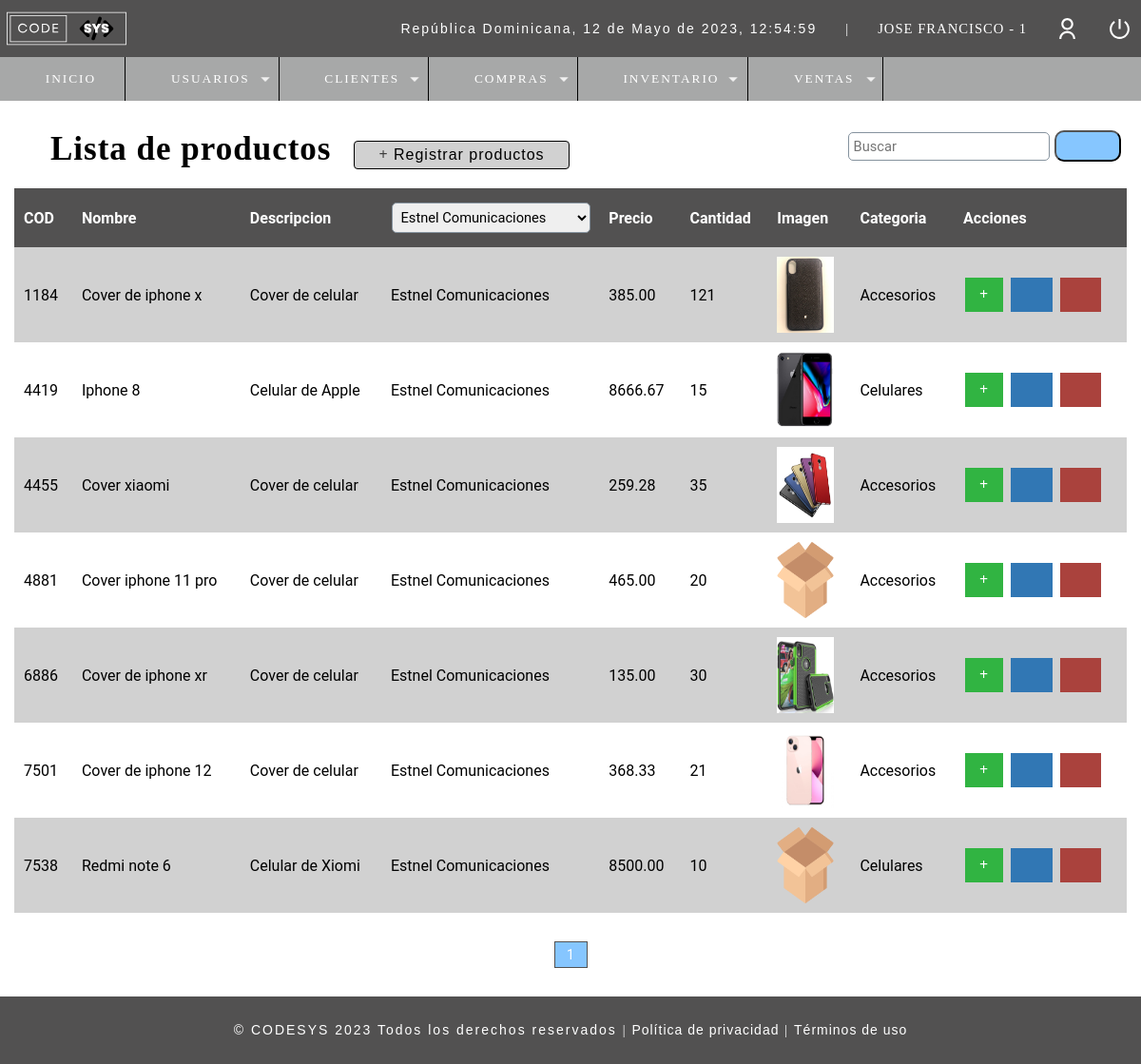
The app's page /buscar_productos.php?proveedor=2 (signed in), older data.
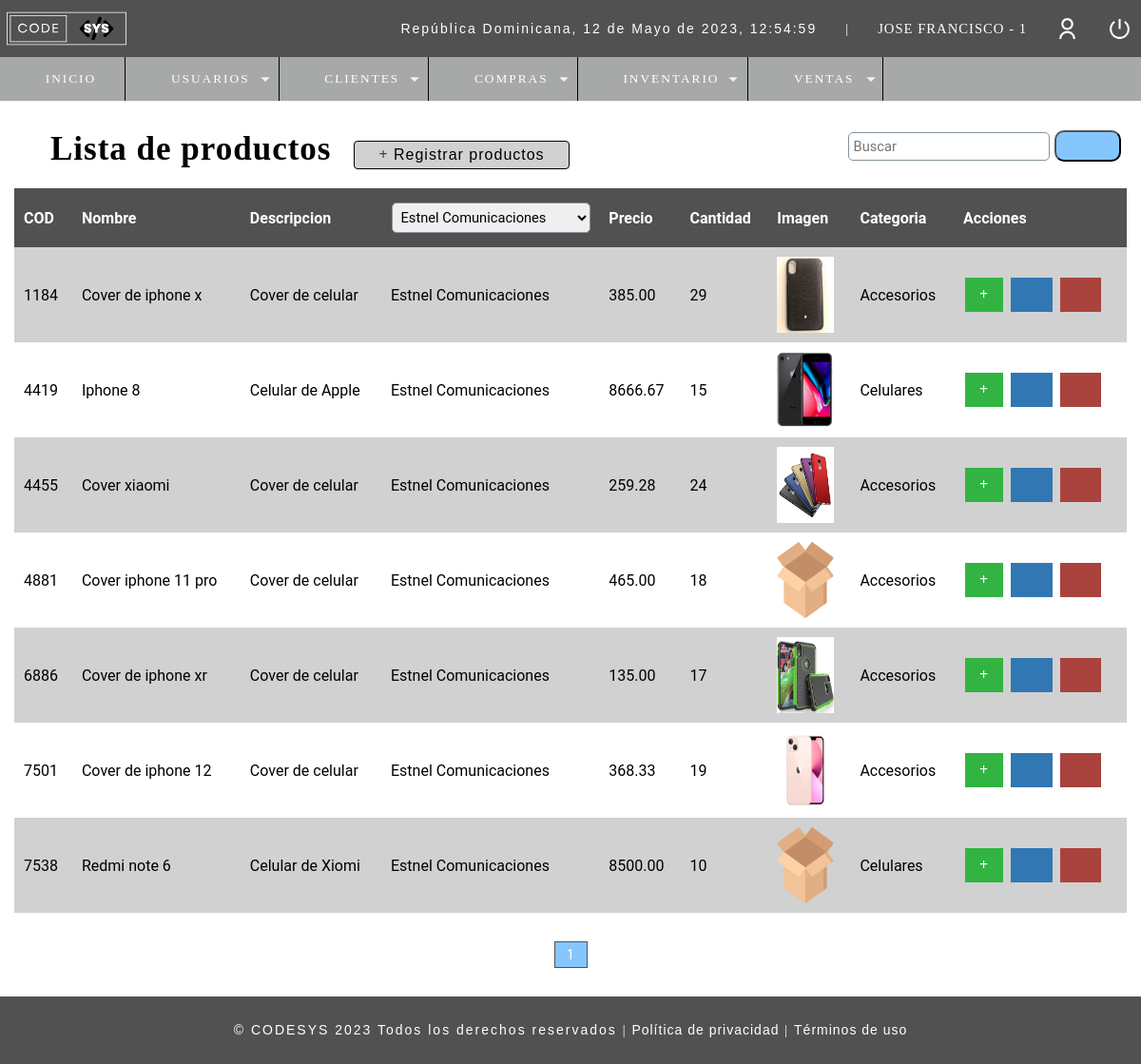
The same page, newer data.
### tables this page shows
CREATE TABLE `t_producto` (
  `Cod_Producto` int(11) NOT NULL,
  `Nombre` varchar(50) NOT NULL,
  `Descripcion` varchar(100) DEFAULT NULL,
  `Proveedor` int(11) DEFAULT NULL,
  `Precio_Unitario` decimal(10,2) DEFAULT NULL,
  `Cantidad` int(11) DEFAULT NULL,
  `Fecha_Registro` datetime NOT NULL DEFAULT current_timestamp(),
  `Costo` decimal(50,0) NOT NULL,
  `Imagen` text DEFAULT NULL,
  `ID_Usuario` int(11) NOT NULL,
  `ID_Estado` int(11) NOT NULL,
  `ID_Categoria` int(11) NOT NULL
);

CREATE TABLE `t_proveedor` (
  `ID_Proveedor` int(11) NOT NULL,
  `Proveedor` varchar(50) DEFAULT NULL,
  `Cod_Usuario` int(11) NOT NULL,
  `Fecha_Registro` datetime NOT NULL DEFAULT current_timestamp(),
  `Contacto` varchar(50) DEFAULT NULL,
  `Telefono` varchar(15) DEFAULT NULL,
  `Direccion` varchar(100) DEFAULT NULL,
  `ID_Estado` int(11) NOT NULL
);

CREATE TABLE `t_categoria` (
  `ID_Categoria` int(11) NOT NULL,
  `Nombre_Categoria` varchar(50) NOT NULL,
  `Descripcion` varchar(100) NOT NULL
);

### Include/navbar.php (called while the page is built, shortened)
<?php
	include("./Database/conn_backend.php");
	$usuario = $_SESSION['Usuario'];
	$sql_get = mysqli_query($conn,
	"SELECT (u.Rol) as ID_Rol, (r.Rol) as Rol
		FROM t_usuario u
		INNER JOIN t_rol r
		ON u.Rol = r.ID_Rol WHERE Usuario='$usuario'");
	while($mostrar_user = mysqli_fetch_array($sql_get)){
		$idrol = $mostrar_user['ID_Rol'];
	}
?>

### Controllers/u_buscarProd.controller.php (called while the page is built, shortened)
<?php
include("./Database/conn_backend.php");
if(!empty($_REQUEST['proveedor'])){
    $search_proveedor = $_REQUEST['proveedor'];
    $where = "prod.Proveedor LIKE $search_proveedor AND prod.ID_Estado=1";
}
$paginas = 50;
if(empty($_GET['pagina'])){
    $pagina = 1;
}else{
    $pagina = $_GET['pagina'];
}
$from = ($pagina - 1) * $paginas;
$sql = "SELECT prod.Cod_Producto, prod.Nombre, prod.Descripcion, prov.Proveedor, prod.Precio_Unitario, prod.Cantidad, prod.Costo, prod.Imagen, e.Estado, ca.Nombre_Categoria
            FROM t_producto prod
            INNER JOIN t_estado e
            INNER JOIN t_proveedor prov
            INNER JOIN t_categoria ca
            ON prod.ID_Estado = e.ID_Estado
            AND prod.Proveedor = prov.ID_Proveedor
            AND prod.ID_Categoria = ca.ID_Categoria
            WHERE $where
            ORDER BY prod.Cod_Producto ASC
            LIMIT $from,$paginas";
$result = mysqli_query($conn, $sql);
?>

### buscar_productos.php (the view, shortened to what the changed rows need)
<?php
        include_once("Include/plantilla_Cabeza.php");
        include("Controllers/u_buscarProd.controller.php");
?>
<br>
<br>
<head>
    <link rel="stylesheet" href="css/style.css">
</head>
<section id="container">
    <div class="r_user">
	<h1><i class="fa-solid fa-tag" style="color: #000;"></i> Lista de productos</h1>
    <div class="containerTableResponsive">
    <table>
        <thead class="table">
        <tr>
            <th>COD</th>
            <th>Nombre</th>
            <th>Descripcion</th>
            <th>
                <select name="proveedor" id="search_proveedor" class="form-select form-select-lg mb-1" aria-label=".form-select-lg example">
                    <?php
                        $pro = 0;
                        if(!empty($_REQUEST['proveedor'])){
                            $pro = $_REQUEST['proveedor'];
                        }
                        include("Database/conn_backend.php");
                        $getProveedor = "SELECT ID_Proveedor, Proveedor FROM t_proveedor";
                        $queryProveedor = mysqli_query($conn, $getProveedor);
                        $resultado = mysqli_num_rows($queryProveedor);
                        if($resultado > 0){
                            while($row = mysqli_fetch_array($queryProveedor)){
                                if($pro == $row['ID_Proveedor']){ ?>
                                    <option name="ID_Proveedor" value="<?= $row['ID_Proveedor']?>" selected><?php echo $row['Proveedor']?></option>
                                <?php }else{ ?>
                                    <option name="ID_Proveedor" value="<?= $row['ID_Proveedor']?>"><?php echo $row['Proveedor']?></option>
                                <?php }
                            }}?>
                </select>
            </th>
            <th>Precio</th>
            <th>Cantidad</th>
            <th>Imagen</th>
            <th>Categoria</th>
            <th>Acciones</th>
        </tr>
        </thead>
        <tbody>
        <?php while($mostrar = mysqli_fetch_array($result)): ?>
        <tr class="row<?= $mostrar['Cod_Producto']; ?>">
            <td><?= $mostrar['Cod_Producto']; ?></td>
            <td><?= $mostrar['Nombre']; ?></td>
            <td><?= $mostrar['Descripcion']; ?></td>
            <td><?= $mostrar['Proveedor']; ?></td>
            <td class="celPrecio"><?= $mostrar['Precio_Unitario']; ?></td>
            <td class="celCantidad"><?= $mostrar['Cantidad']; ?></td>
            <td><img src="<?php echo 'assets/images/Uploads/'.$mostrar['Imagen'];?>" alt="Producto" height="80px" width="60px"></td>
            <td><?= $mostrar['Nombre_Categoria']; ?></td>
            <td>
                    <?php if($idrol != 4 && $idrol != 2){ ?>
                <a class="btn_append add_product" product="<?php echo $mostrar['Cod_Producto'];?>" href="#"><i class="fa-solid fa-plus" style="color: #fff;"></i></a>
                <a class="btn_edit" id="abrir_caja" href="u_productos.php?id=<?php echo $mostrar['Cod_Producto'];?>" data-bs-toggle="modal" data-bs-target="#btn_editar" ><i class="fa-solid fa-pen-to-square"></i></a>
                    <?php if($idrol != 3){ ?>
                <a class="btn_delete del_product" href="#" product="<?php echo $mostrar['Cod_Producto'];?>"><i class="fa-solid fa-trash"></i></a>
                    <?php }} ?>
            </td>
            <?php endwhile;?>
        </tr>
        </tbody>
    </table>
    </div>
    </div>
</section>
<?php include_once("Include/plantilla_pie.php");?>

Row changes from the older to the newer data that the page shows:
changed t_producto "Cover de iphone x": Cantidad "121" → "29"
changed t_producto "Cover xiaomi": Cantidad "35" → "24"
changed t_producto "Cover iphone 11 pro": Cantidad "20" → "18"
changed t_producto "Cover de iphone xr": Cantidad "30" → "17"
changed t_producto "Cover de iphone 12": Cantidad "21" → "19"
